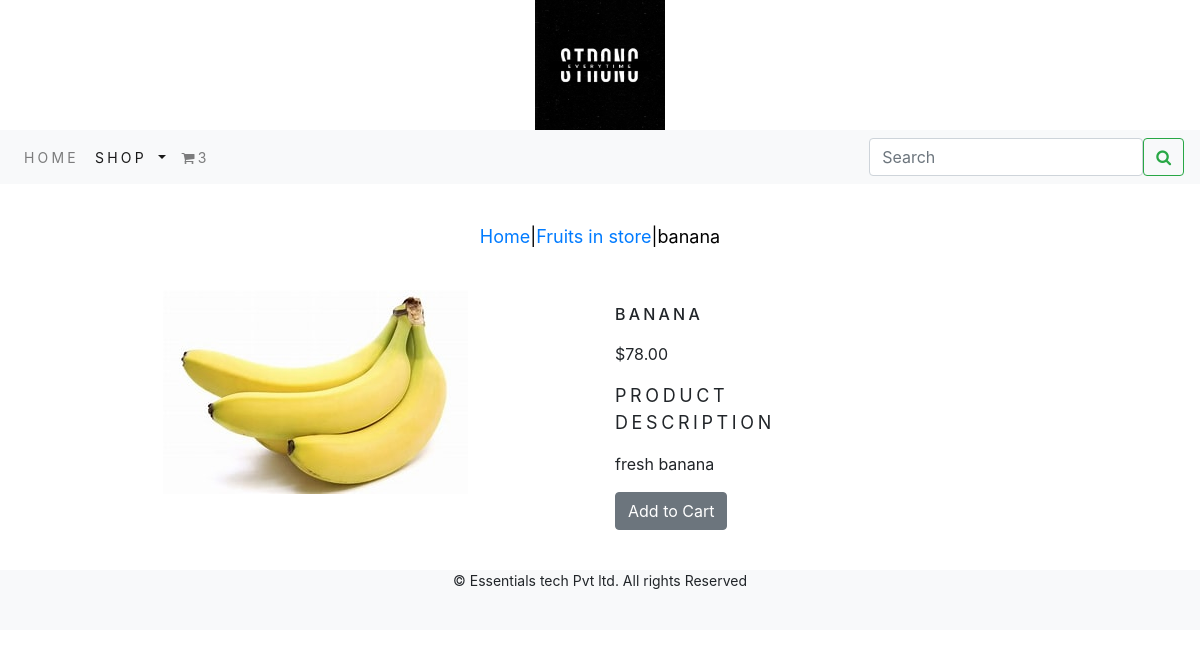
The app's page /shop/fruits-in-store/banana/ with its own data.
### shop/models.py (models this page shows, shortened)
class Product(models.Model):
    name = models.CharField(max_length=250,unique=True)
    slug = models.SlugField(max_length=250,unique=True)
    desc = models.TextField(blank=True)
    price = models.DecimalField(max_digits=10,decimal_places=2)
    category = models.ForeignKey('Category',on_delete=models.CASCADE)
    img = models.ImageField(upload_to='product',blank=True)
    stock = models.IntegerField()
    available = models.BooleanField(default=True)
    created = models.DateTimeField(auto_now_add=True)
    updated = models.DateTimeField(auto_now=True)
    class Meta:
        ordering = ('name',)
        verbose_name = 'product'
        verbose_name_plural = 'products'

class Category(models.Model):
    name = models.CharField(max_length=250,unique=True)
    slug = models.SlugField(max_length=250,unique=True)
    desc = models.TextField(blank=True)
    img = models.ImageField(upload_to='category',blank=True)
    class Meta:
        ordering = ('name',)
        verbose_name = 'category'
        verbose_name_plural = 'categories'
    def get_url(self):
        return reverse('shop:products_by_category', args=[self.slug])
    def __str__(self):
            return '{}'.format(self.name)

### shop/views.py (the view)
# urls.py: path('<slug:c_slug>/<slug:p_slug>/',views.ProdDetail,name="prodcatdetail")
def ProdDetail(request,c_slug,p_slug):
    try:
        product = Product.objects.get(category__slug=c_slug,slug=p_slug)
    except Exception as e:
        raise e
    return render(request,'product.html',{'product':product})

### cart_app/context_processors.py (called while the page is built)
def counter(request):
    item_count = 0
    if 'admin' in request.path:
        return {}
    else:
        try:
            cart = Cart.objects.filter(cart_id=_cart_id(request))
            cart_items = CartItem.objects.all().filter(cart=cart[:1])
            for cart_item in cart_items:
                item_count += cart_item.quantity
        except Cart.DoesNotExist:
            item_count = 0
    return dict(item_count=item_count)

### cart_app/views.py (called while the page is built)
def _cart_id(request):
    cart = request.session.session_key
    if not cart:
        request.session.create()
        cart = request.session.session_key
        return cart

### shop/context_processors.py (called while the page is built)
def menu_links(request):
    links = Category.objects.all()
    return dict(links=links)

### templates/product.html (shortened to what this page needs)
{% extends 'base.html' %}
{% load static %}
{% block content %}
<div class="row my_prod_row_class">
  <div class="mx-auto">
    <p><a href="{% url 'shop:allProdCat' %}">Home</a>|<a href="{{product.category.get_url}}">{{product.category}}</a>|{{product.name}}</p>
  </div>
  <div class="container">
     <br>
     <div class="row">
       <div class="col-12 col-sm-12 col-md-12 col-lg-6 text-center">
         <div style="min-width:18rem;">
           <img src="{{product.img.url}}" alt="{{product.name}}">
         </div>
       </div>
    <div>
      <div class="col-12 col-sm-12 col-md-12 col-lg-6">
        <div>
          <h1 class="my_prod_title">{{product.name}}</h1>
          <p>${{product.price}}</p>
          <p class="my_title">Product Description</p>
          <p class="text-justify my_prod_text">{{product.desc}}</p>
          {% if product.stock <= 0 %}
               <p class="text-justify my_prod_text"><b>Out Of Stock</b></p>
          {% else %}
               <a class="btn btn-secondary"  href="{% url 'cart_app:add_cart' product.id %}">Add to Cart</a>
          {% endif %}
        </div>
      </div>
    </div>
  </div>
 </div>
</div>
{% endblock %}

### static/css/custom.css (style rules this page uses)
body { font-family: 'Roboto Condensed', sans-serif; }
.my_title { font-size:18px; text-transform:uppercase; letter-spacing:.2em; }
.my_prod_row_class { padding-top:15px; padding-bottom:20px; }
.my_prod_row_class .mx-auto { color:#000; font-size:18px; text-decoration:none; }
.my_prod_title { font-size:16px; text-transform:uppercase; letter-spacing:.2em; padding-top:15px; padding-bottom:10px; }
.my_prod_text { padding-right:20px; }

### records on screen
Product: category "Fruits in store", name "banana", img (picture), name "BANANA", price "78.00", desc "fresh banana"

### other values on screen
{{ item_count }} "3"
